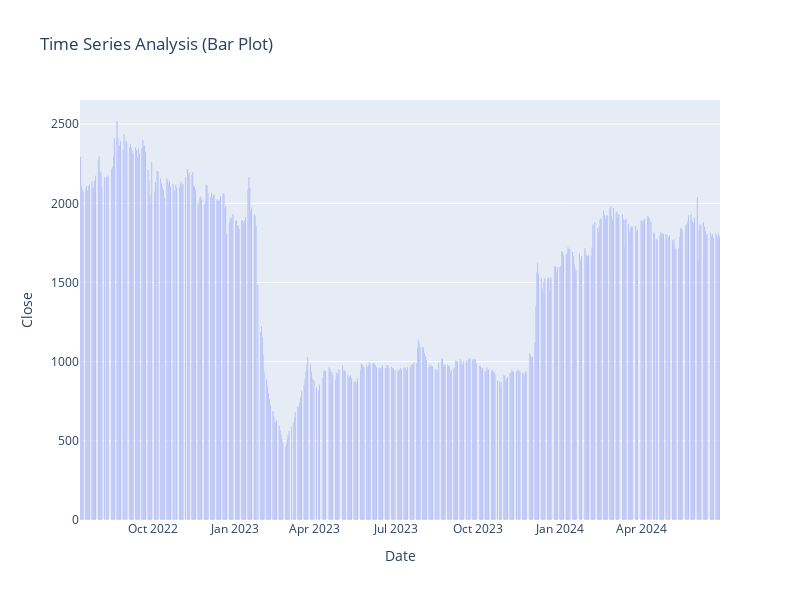

The code cell stored with this chart in its notebook:
### Code cell
# Visualizing a bar plot to show the trends of close prices over the period
fig = px.bar(data, x=data.index,
            y="Close",
            title="Time Series Analysis (Bar Plot)")
fig.update_layout(width=800, height=600)
fig.show()

### Figure 1 — Plotly figure (JSON) as saved in the notebook; plotly's stock layout.template omitted (floating-point values rounded to 4 significant figures; data arrays with more than 128 entries replaced by an {"elided": "..."} marker saying what was removed)
{"data": [{"alignmentgroup": "True", "hovertemplate": "Date=%{x}<br>Close=%{y}<extra></extra>", "legendgroup": "", "marker": {"color": "#636efa", "pattern": {"shape": ""}}, "name": "", "offsetgroup": "", "orientation": "v", "showlegend": false, "textposition": "auto", "type": "bar", "x": {"elided": "483 str values"}, "xaxis": "x", "y": {"elided": "483 float values"}, "yaxis": "y"}], "layout": {"barmode": "relative", "height": 600, "legend": {"tracegroupgap": 0}, "title": {"text": "Time Series Analysis (Bar Plot)"}, "width": 800, "xaxis": {"anchor": "y", "autorange": true, "domain": [0, 1], "range": ["2022-07-11 12:00", "2024-06-28 12:00"], "title": {"text": "Date"}, "type": "date"}, "yaxis": {"anchor": "x", "autorange": true, "domain": [0, 1], "range": [0, 2652.0], "title": {"text": "Close"}, "type": "linear"}}}
